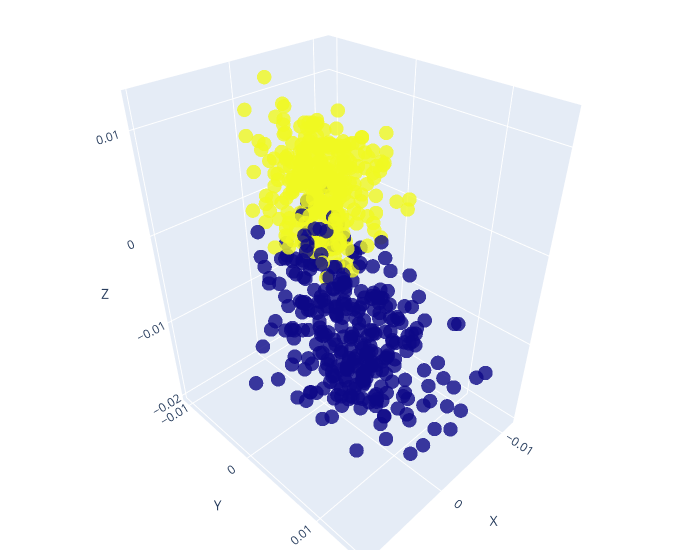

The notebook cell this image was saved under:
### Markdown cell above
## actions

### Code cell
# Sample 3D data
x, y, z = actions[:, 0], actions[:, 1], actions[:, 2] # ee_pose[:, 0], ee_pose[:, 1], ee_pose[:, 2]

# Create a 3D scatter plot
fig = go.Figure(data=[go.Scatter3d(x=x, y=y, z=z, mode='markers',
                                   marker=dict(size=5,
                                               color=colors, # actions[:,-1], # z,  # set color to an array/list of desired values
                                               #colorscale='inferno',  # choose a colorscale
                                               opacity=0.8))])

# Make the plot interactive by allowing user to rotate, zoom, etc.
fig.update_layout(scene=dict(
                    xaxis_title='X',
                    yaxis_title='Y',
                    zaxis_title='Z'),
                  width=700,
                  margin=dict(r=20, b=10, l=10, t=10))

fig.show()

### Figure 1 — Plotly figure (JSON) as saved in the notebook; plotly's stock layout.template omitted (floating-point values rounded to 4 significant figures; data arrays with more than 128 entries replaced by an {"elided": "..."} marker saying what was removed)
{"data": [{"marker": {"color": {"elided": "629 int values"}, "opacity": 0.8, "size": 5}, "mode": "markers", "type": "scatter3d", "x": {"elided": "629 float values"}, "y": {"elided": "629 float values"}, "z": {"elided": "629 float values"}}], "layout": {"margin": {"b": 10, "l": 10, "r": 20, "t": 10}, "scene": {"xaxis": {"title": {"text": "X"}}, "yaxis": {"title": {"text": "Y"}}, "zaxis": {"title": {"text": "Z"}}}, "width": 700}}
